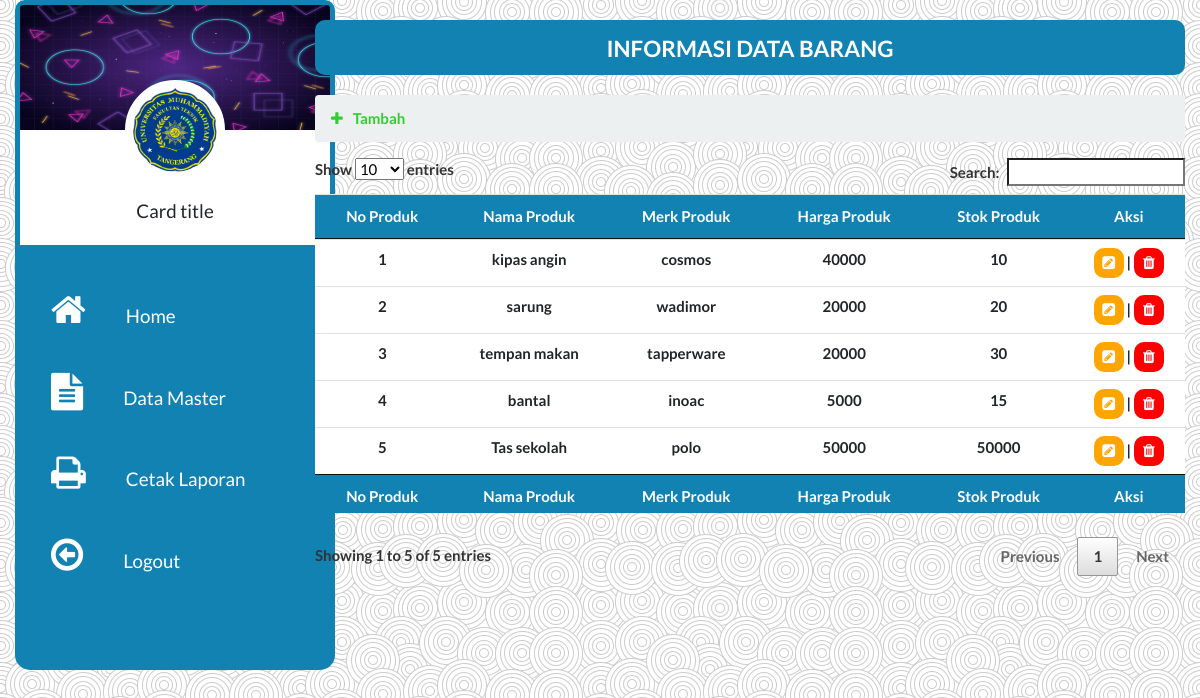
/datamaster.php, run on the app's committed database.
### tables this page shows
CREATE TABLE `tb_produk` (
  `no_produk` int(3) NOT NULL,
  `nama_produk` varchar(20) NOT NULL,
  `merk` varchar(20) NOT NULL,
  `harga` varchar(10) NOT NULL,
  `stok` int(3) NOT NULL
);

### datamaster.php (the view, shortened to what this page needs)
<?php
include_once("koneksi.php");
$no=1;
$query = "SELECT * FROM tb_produk";
$hasil = mysqli_query($koneksi,$query);
 ?>
<!DOCTYPE html>
<html lang="en">
<head>
	<link rel="stylesheet" href="css/bootstrap.min.css">
	<link rel="stylesheet" href="css/font-awesome.min.css">
	<link rel="stylesheet" href="css/jquery.dataTables.min.css">
	<link rel="stylesheet" href="style3.css">
</head>
<body>
	<div class="container-fluid">
		<div class="row">
			<div class="col col-3 kolom1">
				<div class="row">
					<div class="col col-12 kolom3">
						<div class="card" style="width: 20rem; height: 250px; border: 5px solid; border-radius: 10px 10px 0px 0px; border-color:#1282b2">
						  <img src="IMG/b1.jpg" class="card-img-top" alt="..." height="125">
						  <div class="card-body">
						  	<img src="IMG/p1.png" width="100" height="100" style="background-color: white; border:8px solid; border-color: white; border-radius: 50% !important; margin-left: 85px; margin-top: -70px; margin-bottom: 20px; " class="rounded" alt="ini gambar">
						    <h5 class="card-title text-center">Card title</h5>
						  </div>
						</div>
					</div>
					<div class="col kolom4">
				<div class="latar">
				<nav class="navbar navbar-dark" style="background-color: #1282b2">
				  <a class="navbar-brand sentuh" href="formutama.php"><i class="fa fa-home fa-2x fav"></i>Home</a>
				</nav>
				<nav class="navbar navbar-dark" style="background-color: #1282b2">
				  <a class="navbar-brand sentuh" href="datamaster.php"><i class="fa fa-file-text fa-2x fav"></i>Data Master</a>
				</nav>
				<nav class="navbar navbar-dark" style="background-color: #1282b2">
				  <a class="navbar-brand sentuh" href="#"><i class="fa fa-print fa-2x fav"></i>Cetak Laporan</a>
				</nav>
				<nav class="navbar navbar-dark" style="background-color: #1282b2">
				  <a class="navbar-brand sentuh" href="formlogin.php"><i class="fa fa-arrow-circle-o-left fa-2x fav"></i>Logout</a>
				</nav>
				</div>
					</div>
				</div>
			</div>
			<div class="col col-9 kolom2">
				 <div class="latarinfo" >
		      	<div class="info">
		      		<div class="tulis">
		      			<h4 style="font-weight: bold;">INFORMASI DATA BARANG</h4>
		      		</div>
		      	</div>
		<div class="ltable" style=" font-weight: bold;">
		  	<ol class="breadcrumb Tambah">
		  	<li class="breadcrumb-item active" data-toggle="modal" data-target="#exampleModal" style="color: #32CD32;"><i class="fa fa-plus" style="margin-right: 10px;"></i>Tambah</li>
			</ol>
		       <table id="example1" class="table" style="width:100%; background-color: #1282b2; text-align: center; margin-bottom: 20px;">
		        <thead style="border: 2px solid; border-color: #1282b2;">
		            <tr style="color: white;">
		            	<th > No Produk</th>
		                <th>Nama Produk</th>
		                <th>Merk Produk</th>
		                <th>Harga Produk</th>
		                <th>Stok Produk</th>
		                <th>Aksi</th>
		            </tr>
		        </thead>
		        <tbody>
		        	<?php while ($data = mysqli_fetch_array($hasil)) { ?>
					<tr>
						<td scope="row"><?php echo $no++; ?></td>
						<td><?php 	echo $data['nama_produk']; ?></td>
						<td><?php 	echo $data['merk']; ?></td>
						<td><?php 	echo $data['harga']; ?></td>
						<td><?php 	echo $data['stok']; ?></td>
						<td>
							<div class="submit">
								<a href="formedit.php?id=<?php echo $data['no_produk'] ?>" ><i class="fa fa-pencil-square" style="background-color: orange; width: 30px; height: 30px; text-align: center; color: white;padding: 7px; border-radius: 10px; " ></i></a>
								|
							<a href="proseshapus.php?id=<?php echo $data['no_produk'] ?>" onclick="return confirm('yakin ingin menghapus data ini?')"><i class="fa fa-trash " style="background-color: red; width: 30px; height: 30px; text-align: center; color: white;padding: 7px; border-radius: 10px;"></i></a>
							</div>
						</td>
					</tr>
						<?php 	} ?>
		        </tbody>
		        <tfoot style="color: white;">
		        	<th>No Produk</th>
	                <th>Nama Produk</th>
	                <th>Merk Produk</th>
	                <th>Harga Produk</th>
	                <th>Stok Produk</th>
	                <th>Aksi</th>
		        </tfoot>
		    </table>
		</div>
			</div>
		</div>
	</div>
</body>
</html>

### style3.css (style rules this page uses)
body { background-image: url(IMG/bgd.png); }
.col { border: 0px solid; }
.kolom1 { height: 200px; }
.kolom2 { height: 500px; }
.kolom3 { height: 250px; }
.kolom4 { height: 50px; }
.latar { background-color: #1282b2; height: 420px; padding: 20px; width: 320px; border-radius: 0px 0px 15px 15px; }
.fav { margin-right: 40px; }
.info { margin-top: 20px; background-color: #1282b2; text-align: center; padding: 5px; margin-bottom: 20px; border-radius: 10px; }
.tulis { margin-top: 10px; color: white; }

### data on the page
tb_produk: nama_produk "kipas angin", merk "cosmos", harga "40000", stok "10"
tb_produk: nama_produk "sarung", merk "wadimor", harga "20000", stok "20"
tb_produk: nama_produk "tempan makan", merk "tapperware", harga "20000", stok "30"
tb_produk: nama_produk "bantal", merk "inoac", harga "5000", stok "15"
tb_produk: nama_produk "Tas sekolah", merk "polo", harga "50000", stok "50000"
